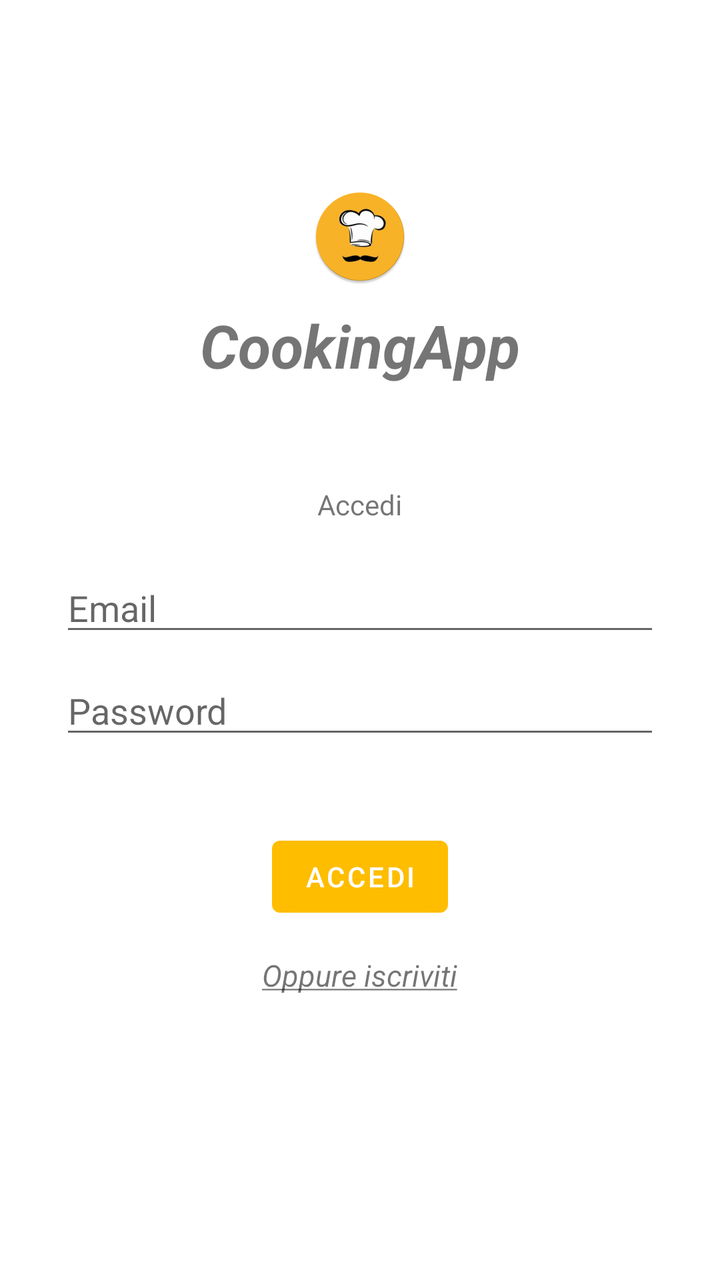
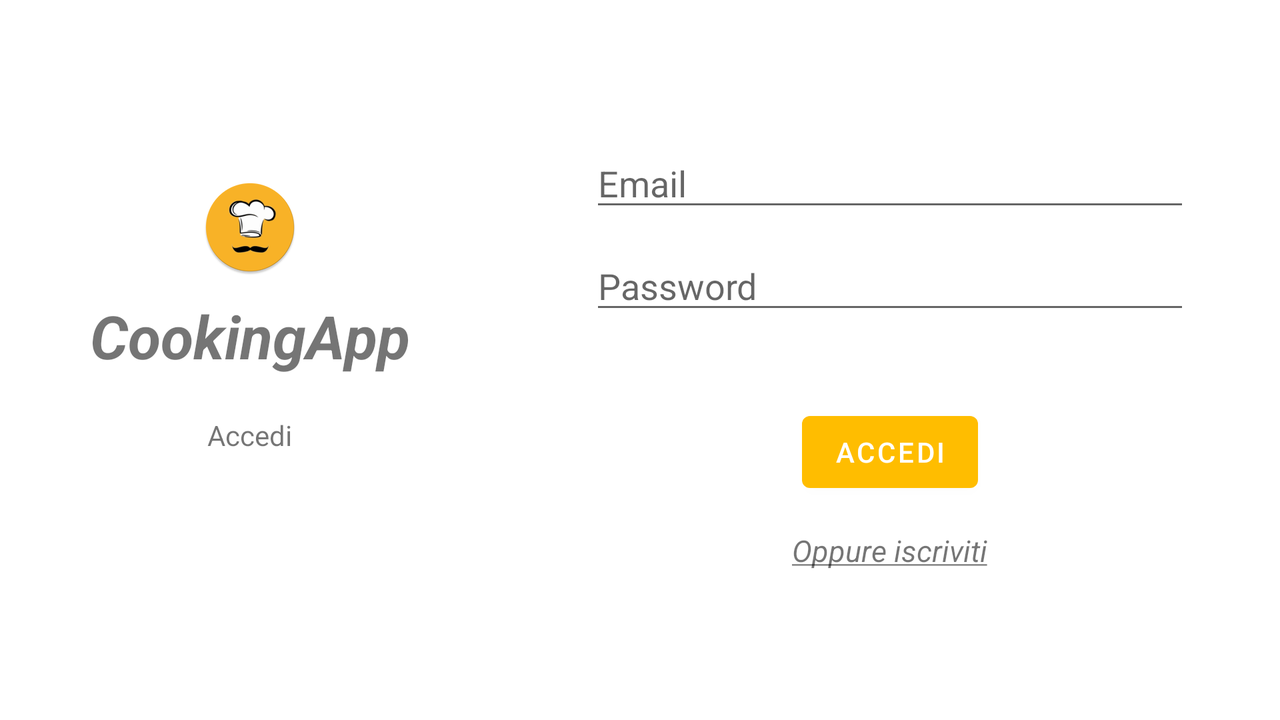

An Android layout and its configuration variant, each rendered on a device that would load it. The default file and the variant file are quoted in full after the pictures.
<!-- AndroidManifest.xml: application theme Theme.CookingApp -->
<!-- res/layout/activity_login.xml -->
<?xml version="1.0" encoding="utf-8"?>
<LinearLayout xmlns:android="http://schemas.android.com/apk/res/android"
    xmlns:app="http://schemas.android.com/apk/res-auto"
    xmlns:tools="http://schemas.android.com/tools"
    android:layout_width="match_parent"
    android:layout_height="match_parent"
    android:gravity="center"
    android:orientation="vertical"
    tools:context=".LoginActivity">

    <ImageView
        android:id="@+id/iv_signin_logo"
        android:layout_width="wrap_content"
        android:layout_height="wrap_content"
        android:layout_marginTop="15dp"
        android:layout_marginBottom="5dp"
        android:contentDescription="@string/app_name"
        app:srcCompat="@mipmap/logo_app_round" />

    <TextView
        android:id="@+id/tv_signin_title"
        android:layout_width="wrap_content"
        android:layout_height="wrap_content"
        android:layout_marginTop="5dp"
        android:layout_marginBottom="50dp"
        android:text="@string/app_name"
        android:textSize="30sp"
        android:textStyle="bold|italic" />

    <TextView
        android:id="@+id/tv_login_hint"
        android:layout_width="wrap_content"
        android:layout_height="wrap_content"
        android:layout_marginTop="0dp"
        android:layout_marginBottom="10dp"
        android:gravity="center"
        android:text="@string/login_button" />

    <EditText
        android:id="@+id/et_signin_email"
        android:layout_width="wrap_content"
        android:layout_height="wrap_content"
        android:layout_marginTop="10dp"
        android:layout_marginBottom="5dp"
        android:ems="10"
        android:hint="@string/login_email_hint"
        android:inputType="textEmailAddress"
        android:minWidth="300dp"
        android:importantForAutofill="no" />

    <EditText
        android:id="@+id/et_signin_password"
        android:layout_width="wrap_content"
        android:layout_height="wrap_content"
        android:layout_marginTop="5dp"
        android:layout_marginBottom="15dp"
        android:ems="10"
        android:hint="@string/login_password_hint"
        android:inputType="textPassword"
        android:minWidth="300dp"
        android:importantForAutofill="no" />

    <Button
        android:id="@+id/btn_login"
        android:layout_width="wrap_content"
        android:layout_height="wrap_content"
        android:layout_marginTop="25dp"
        android:layout_marginBottom="10dp"
        android:text="@string/login_button" />

    <TextView
        android:id="@+id/tv_login_signin"
        android:layout_width="wrap_content"
        android:layout_height="wrap_content"
        android:layout_marginTop="5dp"
        android:layout_marginBottom="15dp"
        android:text="@string/login_signin_request"
        android:textSize="15sp"
        android:textStyle="italic" />

    <ProgressBar
        android:id="@+id/progress_login"
        style="?android:attr/progressBarStyle"
        android:layout_width="wrap_content"
        android:layout_height="wrap_content"
        android:visibility="invisible" />
</LinearLayout>
<!-- resources referenced by this layout -->
<resources>
  <!-- mipmap logo_app_round: png bitmap (mipmap-hdpi, 4800 bytes) -->
  <string name="app_name">CookingApp</string>
  <string name="login_button">Accedi</string>
  <string name="login_email_hint" translatable="false">Email</string>
  <string name="login_password_hint" translatable="false">Password</string>
  <string name="login_signin_request"><u>Oppure iscriviti</u></string>
  <style name="Theme.CookingApp" parent="Theme.MaterialComponents.DayNight.NoActionBar">
          
          <item name="colorPrimary">@color/giallo</item>
          <item name="colorPrimaryVariant">@color/giallo_barra</item>
          <item name="colorOnPrimary">@color/white</item>
          
          <item name="colorSecondary">@color/teal_200</item>
          <item name="colorSecondaryVariant">@color/teal_700</item>
          <item name="colorOnSecondary">@color/black</item>
          
          <item name="android:statusBarColor" tools:targetApi="l">?attr/colorPrimaryVariant</item>
          
      </style>
  <color name="giallo">#FFBD00</color>
  <color name="giallo_barra">#F0B200</color>
  <color name="white">#FFFFFFFF</color>
  <color name="teal_200">#FF03DAC5</color>
  <color name="teal_700">#FF018786</color>
  <color name="black">#FF000000</color>
</resources>
<!-- res/layout-land/activity_login.xml (the repository's variant of the layout above) -->
<!-- drawn on the phone turned sideways -->
<?xml version="1.0" encoding="utf-8"?>
<LinearLayout xmlns:android="http://schemas.android.com/apk/res/android"
    xmlns:app="http://schemas.android.com/apk/res-auto"
    android:layout_width="match_parent"
    android:layout_height="match_parent">

    <LinearLayout
        android:layout_width="wrap_content"
        android:layout_height="match_parent"
        android:layout_weight="1"
        android:gravity="center"
        android:orientation="vertical">

        <ImageView
            android:id="@+id/iv_login_logo"
            android:layout_width="wrap_content"
            android:layout_height="wrap_content"
            android:layout_marginTop="15dp"
            android:layout_marginBottom="5dp"
            android:contentDescription="@string/app_name"
            app:srcCompat="@mipmap/logo_app_round" />

        <TextView
            android:id="@+id/tv_login_title"
            android:layout_width="wrap_content"
            android:layout_height="wrap_content"
            android:layout_marginTop="5dp"
            android:layout_marginBottom="20dp"
            android:text="@string/app_name"
            android:textSize="30sp"
            android:textStyle="bold|italic" />

        <TextView
            android:id="@+id/tv_login_hint"
            android:layout_width="wrap_content"
            android:layout_height="wrap_content"
            android:layout_marginTop="0dp"
            android:layout_marginBottom="10dp"
            android:gravity="center"
            android:text="@string/login_button" />

        <ProgressBar
            android:id="@+id/progress_login"
            style="?android:attr/progressBarStyle"
            android:layout_width="wrap_content"
            android:layout_height="wrap_content"
            android:visibility="invisible" />
    </LinearLayout>

    <LinearLayout
        android:layout_width="wrap_content"
        android:layout_height="match_parent"
        android:layout_weight="1"
        android:gravity="center"
        android:orientation="vertical">

        <EditText
            android:id="@+id/et_login_email"
            android:layout_width="wrap_content"
            android:layout_height="wrap_content"
            android:layout_marginTop="10dp"
            android:layout_marginBottom="5dp"
            android:ems="10"
            android:hint="@string/login_email_hint"
            android:importantForAutofill="no"
            android:inputType="textEmailAddress"
            android:minWidth="300dp" />

        <EditText
            android:id="@+id/et_login_password"
            android:layout_width="wrap_content"
            android:layout_height="wrap_content"
            android:layout_marginTop="5dp"
            android:layout_marginBottom="15dp"
            android:ems="10"
            android:hint="@string/login_password_hint"
            android:importantForAutofill="no"
            android:inputType="textPassword"
            android:minWidth="300dp" />

        <Button
            android:id="@+id/btn_login"
            android:layout_width="wrap_content"
            android:layout_height="wrap_content"
            android:layout_marginTop="25dp"
            android:layout_marginBottom="10dp"
            android:text="@string/login_button" />

        <TextView
            android:id="@+id/tv_login_signin"
            android:layout_width="wrap_content"
            android:layout_height="wrap_content"
            android:layout_marginTop="5dp"
            android:layout_marginBottom="15dp"
            android:text="@string/login_signin_request"
            android:textSize="15sp"
            android:textStyle="italic" />
    </LinearLayout>

</LinearLayout>
